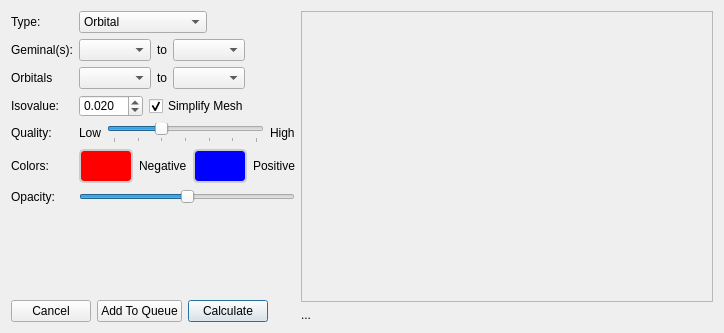
<?xml version="1.0" encoding="UTF-8"?>
<ui version="4.0">
 <class>GeminalOrbitalsConfigurator</class>
 <widget class="QDialog" name="GeminalOrbitalsConfigurator">
  <property name="geometry">
   <rect>
    <x>0</x>
    <y>0</y>
    <width>724</width>
    <height>333</height>
   </rect>
  </property>
  <property name="sizePolicy">
   <sizepolicy hsizetype="Expanding" vsizetype="Expanding">
    <horstretch>0</horstretch>
    <verstretch>0</verstretch>
   </sizepolicy>
  </property>
  <property name="windowTitle">
   <string>Add Surface</string>
  </property>
  <property name="styleSheet">
   <string>QToolButton {
   color: #333;
   background-color: #666;
   border-width: 2px;
   border-color: #CCC;
   border-style: solid;
   border-radius: 5;
   padding: 0px;
   min-width: 50px;
   max-width: 50px;
   min-height: 30px;
   max-height: 30px;
}

QToolButton:pressed {
   border-color: #222;
}
</string>
  </property>
  <layout class="QHBoxLayout" name="horizontalLayout_5" stretch="1,2">
   <item>
    <layout class="QGridLayout" name="gridLayout_2">
     <item row="1" column="0">
      <widget class="QLabel" name="label_11">
       <property name="enabled">
        <bool>true</bool>
       </property>
       <property name="text">
        <string>Geminal(s):</string>
       </property>
      </widget>
     </item>
     <item row="5" column="1">
      <layout class="QHBoxLayout" name="horizontalLayout_4">
       <item>
        <widget class="QToolButton" name="negativeColorButton">
         <property name="styleSheet">
          <string notr="true">QToolButton {
   background-color: rgb(255, 0, 0);
}</string>
         </property>
         <property name="text">
          <string/>
         </property>
         <property name="iconSize">
          <size>
           <width>32</width>
           <height>16</height>
          </size>
         </property>
        </widget>
       </item>
       <item>
        <widget class="QLabel" name="negativeLabel">
         <property name="text">
          <string>Negative</string>
         </property>
        </widget>
       </item>
       <item>
        <widget class="QToolButton" name="positiveColorButton">
         <property name="styleSheet">
          <string notr="true">QToolButton {
   background-color: rgb(0, 0, 255);
}</string>
         </property>
         <property name="text">
          <string/>
         </property>
         <property name="iconSize">
          <size>
           <width>32</width>
           <height>16</height>
          </size>
         </property>
        </widget>
       </item>
       <item>
        <widget class="QLabel" name="label_9">
         <property name="text">
          <string>Positive</string>
         </property>
        </widget>
       </item>
       <item>
        <spacer name="horizontalSpacer_10">
         <property name="orientation">
          <enum>Qt::Horizontal</enum>
         </property>
         <property name="sizeType">
          <enum>QSizePolicy::Expanding</enum>
         </property>
         <property name="sizeHint" stdset="0">
          <size>
           <width>40</width>
           <height>20</height>
          </size>
         </property>
        </spacer>
       </item>
      </layout>
     </item>
     <item row="0" column="1">
      <layout class="QHBoxLayout" name="horizontalLayout">
       <item>
        <widget class="QComboBox" name="surfaceType">
         <item>
          <property name="text">
           <string>Orbital</string>
          </property>
         </item>
         <item>
          <property name="text">
           <string>Density</string>
          </property>
         </item>
         <item>
          <property name="text">
           <string>Spin Density</string>
          </property>
         </item>
         <item>
          <property name="text">
           <string>Spin-Only Density</string>
          </property>
         </item>
        </widget>
       </item>
       <item>
        <spacer name="horizontalSpacer">
         <property name="orientation">
          <enum>Qt::Horizontal</enum>
         </property>
         <property name="sizeHint" stdset="0">
          <size>
           <width>40</width>
           <height>20</height>
          </size>
         </property>
        </spacer>
       </item>
      </layout>
     </item>
     <item row="7" column="1">
      <spacer name="verticalSpacer">
       <property name="orientation">
        <enum>Qt::Vertical</enum>
       </property>
       <property name="sizeHint" stdset="0">
        <size>
         <width>20</width>
         <height>40</height>
        </size>
       </property>
      </spacer>
     </item>
     <item row="1" column="1">
      <layout class="QHBoxLayout" name="horizontalLayout_2">
       <item>
        <widget class="QComboBox" name="orbitalRangeMin">
         <property name="enabled">
          <bool>true</bool>
         </property>
        </widget>
       </item>
       <item>
        <widget class="QLabel" name="label_10">
         <property name="text">
          <string>to</string>
         </property>
        </widget>
       </item>
       <item>
        <widget class="QComboBox" name="orbitalRangeMax">
         <property name="enabled">
          <bool>true</bool>
         </property>
        </widget>
       </item>
       <item>
        <spacer name="horizontalSpacer_2">
         <property name="orientation">
          <enum>Qt::Horizontal</enum>
         </property>
         <property name="sizeType">
          <enum>QSizePolicy::Expanding</enum>
         </property>
         <property name="sizeHint" stdset="0">
          <size>
           <width>60</width>
           <height>20</height>
          </size>
         </property>
        </spacer>
       </item>
      </layout>
     </item>
     <item row="8" column="0" colspan="2">
      <layout class="QHBoxLayout" name="horizontalLayout_8">
       <item>
        <widget class="QPushButton" name="cancelButton">
         <property name="text">
          <string>Cancel</string>
         </property>
         <property name="autoDefault">
          <bool>false</bool>
         </property>
        </widget>
       </item>
       <item>
        <widget class="QPushButton" name="addToQueueButton">
         <property name="text">
          <string>Add To Queue</string>
         </property>
         <property name="default">
          <bool>false</bool>
         </property>
        </widget>
       </item>
       <item>
        <widget class="QPushButton" name="calculateButton">
         <property name="text">
          <string>Calculate</string>
         </property>
         <property name="default">
          <bool>true</bool>
         </property>
        </widget>
       </item>
       <item>
        <spacer name="horizontalSpacer_6">
         <property name="orientation">
          <enum>Qt::Horizontal</enum>
         </property>
         <property name="sizeHint" stdset="0">
          <size>
           <width>40</width>
           <height>20</height>
          </size>
         </property>
        </spacer>
       </item>
      </layout>
     </item>
     <item row="6" column="1">
      <layout class="QHBoxLayout" name="horizontalLayout_7">
       <item>
        <widget class="QSlider" name="opacity">
         <property name="sizePolicy">
          <sizepolicy hsizetype="Expanding" vsizetype="Maximum">
           <horstretch>0</horstretch>
           <verstretch>0</verstretch>
          </sizepolicy>
         </property>
         <property name="minimumSize">
          <size>
           <width>78</width>
           <height>0</height>
          </size>
         </property>
         <property name="maximum">
          <number>100</number>
         </property>
         <property name="value">
          <number>50</number>
         </property>
         <property name="orientation">
          <enum>Qt::Horizontal</enum>
         </property>
        </widget>
       </item>
      </layout>
     </item>
     <item row="0" column="0">
      <widget class="QLabel" name="label_7">
       <property name="sizePolicy">
        <sizepolicy hsizetype="Preferred" vsizetype="Preferred">
         <horstretch>0</horstretch>
         <verstretch>0</verstretch>
        </sizepolicy>
       </property>
       <property name="text">
        <string>Type:</string>
       </property>
      </widget>
     </item>
     <item row="3" column="0">
      <widget class="QLabel" name="label_3">
       <property name="text">
        <string>Isovalue:</string>
       </property>
      </widget>
     </item>
     <item row="6" column="0">
      <widget class="QLabel" name="label">
       <property name="text">
        <string>Opacity:</string>
       </property>
      </widget>
     </item>
     <item row="4" column="0">
      <widget class="QLabel" name="label_4">
       <property name="text">
        <string>Quality:</string>
       </property>
      </widget>
     </item>
     <item row="5" column="0">
      <widget class="QLabel" name="label_12">
       <property name="text">
        <string>Colors: </string>
       </property>
      </widget>
     </item>
     <item row="3" column="1">
      <layout class="QHBoxLayout" name="horizontalLayout_3">
       <item>
        <widget class="QDoubleSpinBox" name="isovalue">
         <property name="decimals">
          <number>3</number>
         </property>
         <property name="minimum">
          <double>0.001000000000000</double>
         </property>
         <property name="maximum">
          <double>99.998999999999995</double>
         </property>
         <property name="singleStep">
          <double>0.001000000000000</double>
         </property>
         <property name="value">
          <double>0.020000000000000</double>
         </property>
        </widget>
       </item>
       <item>
        <widget class="QCheckBox" name="simplifyMeshCheckBox">
         <property name="text">
          <string>Simplify Mesh</string>
         </property>
         <property name="checked">
          <bool>true</bool>
         </property>
        </widget>
       </item>
       <item>
        <spacer name="horizontalSpacer_4">
         <property name="orientation">
          <enum>Qt::Horizontal</enum>
         </property>
         <property name="sizeHint" stdset="0">
          <size>
           <width>40</width>
           <height>20</height>
          </size>
         </property>
        </spacer>
       </item>
      </layout>
     </item>
     <item row="4" column="1">
      <layout class="QHBoxLayout" name="horizontalLayout_6">
       <item>
        <widget class="QLabel" name="label_5">
         <property name="text">
          <string>Low</string>
         </property>
        </widget>
       </item>
       <item>
        <widget class="QSlider" name="quality">
         <property name="sizePolicy">
          <sizepolicy hsizetype="Expanding" vsizetype="Maximum">
           <horstretch>0</horstretch>
           <verstretch>0</verstretch>
          </sizepolicy>
         </property>
         <property name="minimum">
          <number>1</number>
         </property>
         <property name="maximum">
          <number>7</number>
         </property>
         <property name="singleStep">
          <number>1</number>
         </property>
         <property name="pageStep">
          <number>1</number>
         </property>
         <property name="value">
          <number>3</number>
         </property>
         <property name="orientation">
          <enum>Qt::Horizontal</enum>
         </property>
         <property name="tickPosition">
          <enum>QSlider::TicksBelow</enum>
         </property>
         <property name="tickInterval">
          <number>1</number>
         </property>
        </widget>
       </item>
       <item>
        <widget class="QLabel" name="label_6">
         <property name="text">
          <string>High</string>
         </property>
        </widget>
       </item>
      </layout>
     </item>
     <item row="2" column="0">
      <widget class="QLabel" name="label_2">
       <property name="text">
        <string>Orbitals</string>
       </property>
      </widget>
     </item>
     <item row="2" column="1">
      <layout class="QHBoxLayout" name="horizontalLayout_9">
       <item>
        <widget class="QComboBox" name="comboBox"/>
       </item>
       <item>
        <widget class="QLabel" name="label_8">
         <property name="text">
          <string>to</string>
         </property>
        </widget>
       </item>
       <item>
        <widget class="QComboBox" name="comboBox_2"/>
       </item>
       <item>
        <spacer name="horizontalSpacer_3">
         <property name="orientation">
          <enum>Qt::Horizontal</enum>
         </property>
         <property name="sizeHint" stdset="0">
          <size>
           <width>40</width>
           <height>20</height>
          </size>
         </property>
        </spacer>
       </item>
      </layout>
     </item>
    </layout>
   </item>
   <item>
    <layout class="QVBoxLayout" name="verticalLayout">
     <item>
      <widget class="QFrame" name="energyFrame">
       <property name="sizePolicy">
        <sizepolicy hsizetype="Expanding" vsizetype="Preferred">
         <horstretch>0</horstretch>
         <verstretch>0</verstretch>
        </sizepolicy>
       </property>
       <property name="frameShape">
        <enum>QFrame::StyledPanel</enum>
       </property>
       <property name="frameShadow">
        <enum>QFrame::Raised</enum>
       </property>
      </widget>
     </item>
     <item>
      <widget class="QLabel" name="energyLabel">
       <property name="sizePolicy">
        <sizepolicy hsizetype="Preferred" vsizetype="Fixed">
         <horstretch>0</horstretch>
         <verstretch>0</verstretch>
        </sizepolicy>
       </property>
       <property name="minimumSize">
        <size>
         <width>0</width>
         <height>0</height>
        </size>
       </property>
       <property name="text">
        <string>...</string>
       </property>
      </widget>
     </item>
    </layout>
   </item>
  </layout>
 </widget>
 <resources>
  <include location="../../resources/IQmol.qrc"/>
 </resources>
 <connections/>
</ui>
